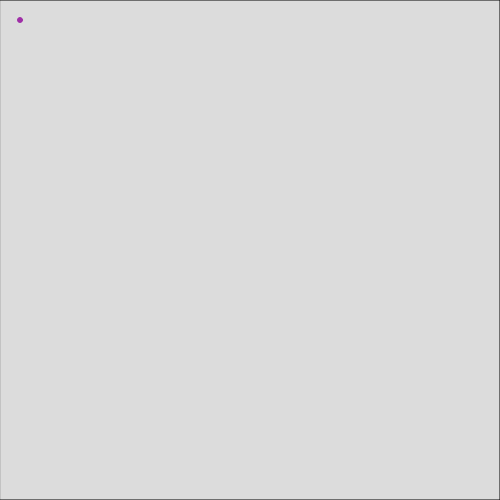
Frame 1 (no input)
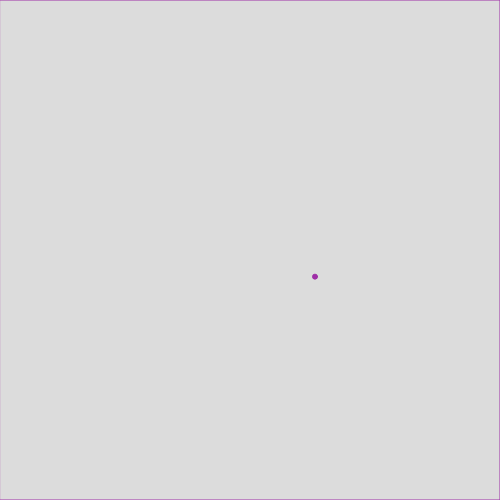
Frame 60 (no input)
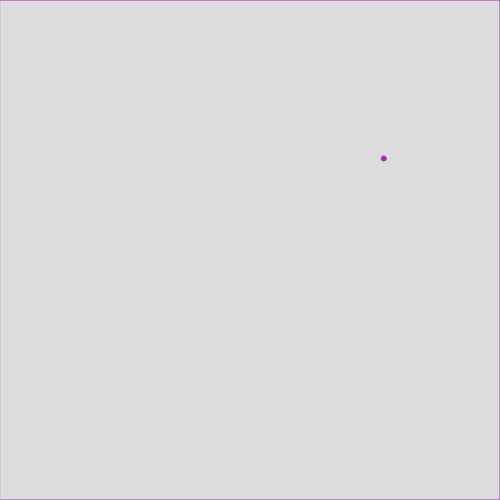
Frame 120 (the mouse pressed at the canvas centre since frame 60)

The p5.js sketch that drew these frames (run headless with seeded random() and noise() and a simulated clock; from frame 60 on, the mouse is pressed at the canvas centre):

// p5.js sketch
// ── sketch.js
const particles = [];
function setup() {
    createCanvas(500, 500);
    const n = 1;
    for (let i = 1; i <= n; i++) {
        particles.push(new Particle(i, 5, {
            pos: createVector(i*20, 20),
            acc: createVector(5, 0),
        }));
    }
}

function draw() {
    background(220);
    noFill();
    const wallThickness = 1;
    strokeWeight(wallThickness);
    rect(0, 0, width, height);

    let gravity = createVector(0, 0.75);
    particles.forEach(p => {
        p.show();
        p.update();
        p.applyForce(gravity);
        p.collideBox(0 + (p.getRadius() + wallThickness), width - (p.getRadius() + wallThickness), 0 + (p.getRadius() + wallThickness), height - (p.getRadius() + wallThickness),);
    });
    
}



// ── Particle.js
function Particle(id, mass, initState) {
    this.id = id;
    this.mass = mass;
    this.color = [random(0xdf), random(0xdf), random(0xdf)]
    this.getRadius = () => this.mass / 2;
    this.pos = createVector(0, 0);
    this.vel = createVector(0, 0);
    this.acc = createVector(0, 0);

    this.pos = initState.pos || this.pos;
    this.vel = initState.vel || this.vel;
    this.acc = initState.acc || this.acc;

    this.update = function() {
        this.vel.add(this.acc);
        this.pos.add(this.vel);
        this.acc.mult(0);
    }

    this.applyForce = function(force) {
        const invmass = 1 / this.mass;
        const acc = force.copy().mult(invmass);
        this.acc.add(acc);
    }

    this.show = function() {
        const [R, G, B] = this.color;
        stroke(R, G, B);
        fill(R, G, B);
        circle(this.pos.x, this.pos.y, this.mass);
    }

    this.collideWith = function(normal) {
        const COR = 0.99;

        createVector(0,0).an

        this.vel.reflect(normal);
        this.vel.mult(COR);
    }

    this.collideBox = function(left, right, top, bottom) {
        
        const epsilon = 0;
        let leftCollision = this.pos.x - left < epsilon;
        let rightCollision = right - this.pos.x < epsilon;
        let topCollision = this.pos.y - top < epsilon;
        let bottomCollision = bottom - this.pos.y < epsilon;
        
        if (leftCollision) this.collideWith(createVector(1, 0));
        if (rightCollision) this.collideWith(createVector(-1, 0));
        if (topCollision) this.collideWith(createVector(0, 1));
        if (bottomCollision) this.collideWith(createVector(0, -1));
        
        if (leftCollision) this.pos.set(left, this.pos.y);
        if (rightCollision) this.pos.set(right, this.pos.y);
        if (topCollision) this.pos.set(this.pos.x, top);
        if (bottomCollision) this.pos.set(this.pos.x, bottom);
    }
}
// ── circle.js
function setup() {
    createCanvas(1000, 1000);
    background(255);

}

function draw() {
    ellipse(10, 10, 10, 10);
}
